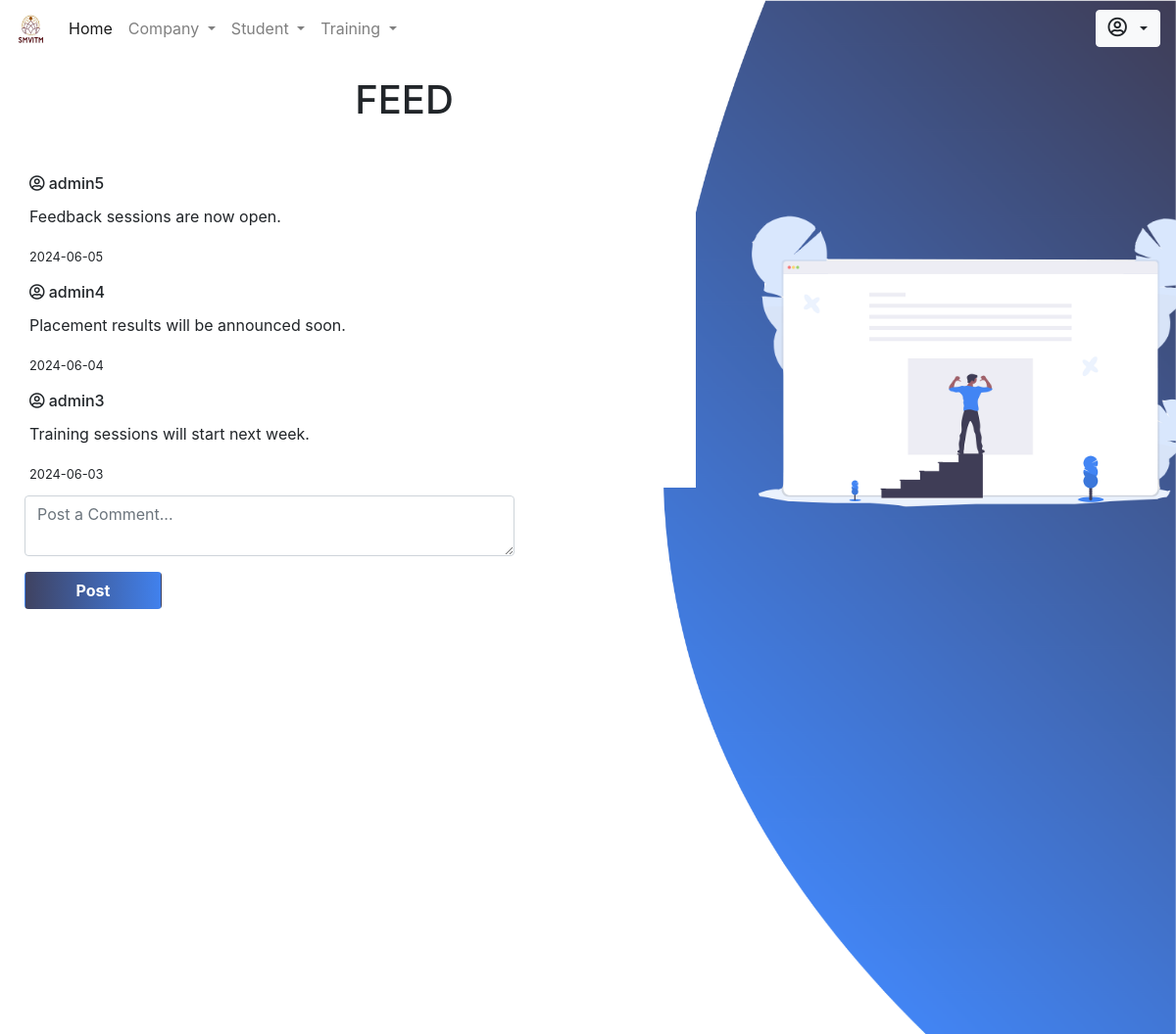
/admin/index.php, run on an earlier commit of the app's database.
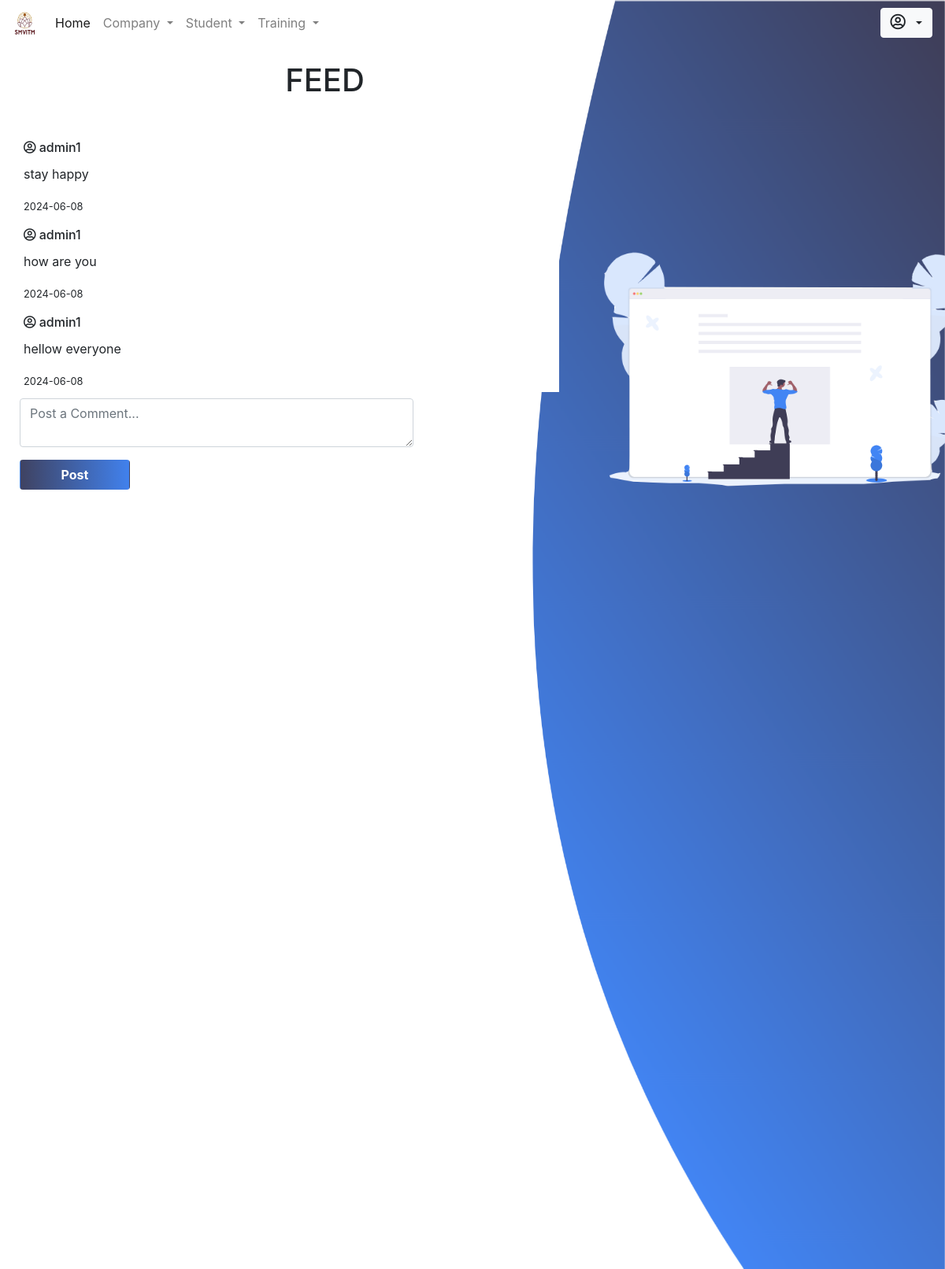
And on a later commit of the database.
### tables this page shows
CREATE TABLE `feed` (
  `user` varchar(100) DEFAULT NULL,
  `message` text DEFAULT NULL,
  `date` date DEFAULT NULL,
  `time` time NOT NULL
);

### admin/index.php (the view, shortened to what this page needs)
<!DOCTYPE html>
<html lang="en">
<head>
    <link rel="stylesheet" type="text/css" href="css/addcomp.css">
    <?php include_once 'includes/head.php' ?>
</head>
<body>
    <div>
    	<img id="img2" src="../images/feedicon.png" width="550px" style="position: absolute; position: fixed; z-index: 1; margin-left: 60%; margin-top: 18vh;">
    </div>
    <img src="../images/feed.png" id="img1" style="position: fixed;">
    	<?php include_once 'includes/nav.php' ?>
    <div class="content" style="margin-top: 20px; margin-left: 10px;">
    	<h1 class="form-row justify-content-center" style="margin-left: 100px;">FEED</h1> <br>
    	<div class="pre-scrollable" style="width: 700px; height: 400px; scroll-behavior: auto;">
         <div style="max-height: 90vh;">
             <div class="card" style="border: none;">
          <div class="card-body">
            <?php
                $sql = "select * from feed order by date desc, time desc;";
                $res = mysqli_query($conn, $sql);
                $rescheck = mysqli_num_rows($res);
                if ($rescheck > 0) {
                    while ($row = mysqli_fetch_assoc($res)) {
                        ?>
                        <h6 class="card-title"><i class="far fa-user-circle"></i>&nbsp;<?php echo $row['user']; ?></h6>
                        <p class="card-text"><?php echo $row['message']; ?></p>
                        <p><small><?php echo $row['date']; ?></small></p>
                        <?php
                    }
                }
            ?>
          </div>
        </div>
        </div>
        </div>
    	<form action="php/feed.inc.php" method="POST" style="margin-left: 15px; margin-top: 8px;">
		 	<div class="form-group">
		 		<textarea class="form-control" style="width: 500px;" name="message" placeholder="Post a Comment..."></textarea>
		 	</div>
		 	<div class="form-group">
		 		<button type="submit" class="btn" name="post" style="color: white; width: 140px;
									font-weight: bold; background: linear-gradient(to left, #4181ED, #3F4261);">Post</button>
		 	</div>
		  </form>
    </div>
</body>
</html>

### admin/includes/head.php (shortened to what this page needs)
<link rel="stylesheet" href="includes/bootstrap/bootstrap.min.css">
<link rel="stylesheet" href="https://use.fontawesome.com/releases/v5.8.1/css/all.css">

### admin/includes/nav.php (shortened to what this page needs)
<nav class="navbar navbar-expand-lg navbar-light bg-transparent">
  <a class="navbar-brand" href="#"><img src="../images/smv.png" style="width: 30px; height: 30px;"></a>
  <div class="collapse navbar-collapse" id="navbarSupportedContent">
    <ul class="navbar-nav mr-auto">
      <li class="nav-item active" id="home">
        <a class="nav-link" href="index.php">Home <span class="sr-only">(current)</span></a>
      </li>
      <li class="nav-item dropdown">
        <a class="nav-link dropdown-toggle" href="#" id="navbarDropdown" role="button" data-toggle="dropdown" aria-haspopup="true" aria-expanded="false">
          Company
        </a>
      </li>
      <li class="nav-item dropdown">
        <a class="nav-link dropdown-toggle" href="#" id="navbarDropdown" role="button" data-toggle="dropdown" aria-haspopup="true" aria-expanded="false">
          Student
        </a>
      </li>
      <li class="nav-item dropdown">
        <a class="nav-link dropdown-toggle" href="#" id="navbarDropdown" role="button" data-toggle="dropdown" aria-haspopup="true" aria-expanded="false">
          Training
        </a>
      </li>
    </ul>
      <form class="form-inline my-2 my-lg-0">
          <li class="nav-item dropdown" style="list-style: none;">
          <button class="btn btn-light dropdown-toggle" href="#" id="navbarDropdown" role="button" data-toggle="dropdown" aria-haspopup="true" aria-expanded="false" style="outline: 0 none;">
            <i class="far fa-user-circle" style="font-size: 20px;"></i>&nbsp;<?php echo $_SESSION['username']; ?>
          </button>
        </li>
      </form>
  </div>
</nav>

### admin/css/addcomp.css (style rules this page uses)
#img1 { position: absolute; height: 100vh; width: 100%; position: fixed; }
#img1,.content { position: absolute; }
form { margin-left: 120px; }
button { background: #514DC0; }
#img2 { z-index: 0; }

What changed in the data, as far as the page shows it:
removed feed: user "admin5", message "Feedback sessions are now open.", date "2024-06-05"
removed feed: user "admin4", message "Placement results will be announced soon.", date "2024-06-04"
removed feed: user "admin3", message "Training sessions will start next week.", date "2024-06-03"
added feed: user "admin1", message "stay happy", date "2024-06-08"
added feed: user "admin1", message "how are you", date "2024-06-08"
added feed: user "admin1", message "hellow everyone", date "2024-06-08"
